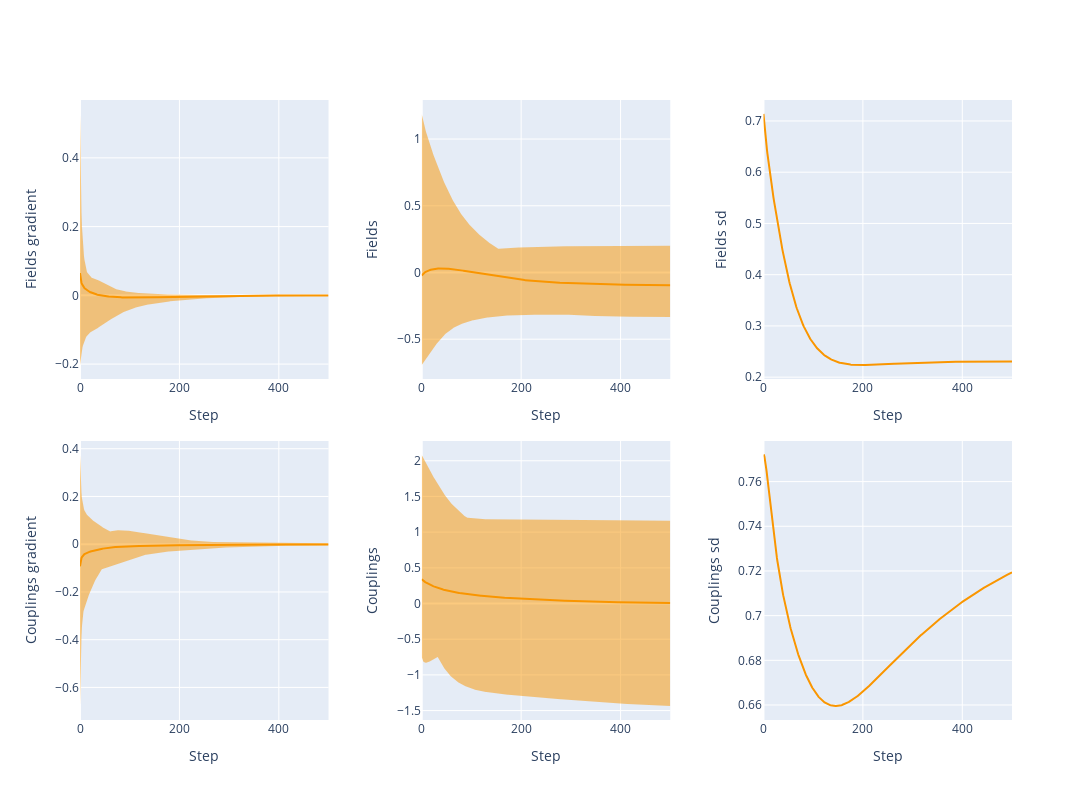

Source (notebook cell):
### Code cell
layout_spec = {
    (1, 1): {'data': pl_fitter.fields_grads, 'label': 'Fields gradient'},
    (2, 1): {'data': pl_fitter.couplings_grads, 'label': 'Couplings gradient'},
    (1, 2): {'data': pl_fitter.fields_history, 'label': 'Fields'},
    (2, 2): {'data': pl_fitter.couplings_history, 'label': 'Couplings'},
    (1, 3): {'data': pl_fitter.sd_fields, 'label': 'Fields SD'},
    (2, 3): {'data': pl_fitter.sd_couplings, 'label': 'Couplings SD'},

    #(3, 2) : {'data': pl_fitter.llhs, 'label': 'LLHs'}
}

plot_generalized(layout_spec)

### Figure 1 — Plotly figure (JSON) as saved in the notebook; plotly's stock layout.template omitted (floating-point values rounded to 4 significant figures; data arrays with more than 128 entries replaced by an {"elided": "..."} marker saying what was removed)
{"data": [{"line": {"color": "rgba(250, 150, 0, 1)"}, "mode": "lines", "name": "Av. Fields gradient", "type": "scatter", "x": {"elided": "501 int values"}, "xaxis": "x", "y": {"elided": "501 float values"}, "yaxis": "y"}, {"hoverinfo": "skip", "line": {"width": 0}, "mode": "lines", "type": "scatter", "x": {"elided": "501 int values"}, "xaxis": "x", "y": {"elided": "501 float values"}, "yaxis": "y"}, {"fill": "tonexty", "fillcolor": "rgba(250, 150, 0, 0.5)", "hoverinfo": "skip", "line": {"width": 0}, "mode": "lines", "type": "scatter", "x": {"elided": "501 int values"}, "xaxis": "x", "y": {"elided": "501 float values"}, "yaxis": "y"}, {"line": {"color": "rgba(250, 150, 0, 1)"}, "mode": "lines", "name": "Av. Couplings gradient", "type": "scatter", "x": {"elided": "501 int values"}, "xaxis": "x4", "y": {"elided": "501 float values"}, "yaxis": "y4"}, {"hoverinfo": "skip", "line": {"width": 0}, "mode": "lines", "type": "scatter", "x": {"elided": "501 int values"}, "xaxis": "x4", "y": {"elided": "501 float values"}, "yaxis": "y4"}, {"fill": "tonexty", "fillcolor": "rgba(250, 150, 0, 0.5)", "hoverinfo": "skip", "line": {"width": 0}, "mode": "lines", "type": "scatter", "x": {"elided": "501 int values"}, "xaxis": "x4", "y": {"elided": "501 float values"}, "yaxis": "y4"}, {"line": {"color": "rgba(250, 150, 0, 1)"}, "mode": "lines", "name": "Av. Fields", "type": "scatter", "x": {"elided": "501 int values"}, "xaxis": "x2", "y": {"elided": "501 float values"}, "yaxis": "y2"}, {"hoverinfo": "skip", "line": {"width": 0}, "mode": "lines", "type": "scatter", "x": {"elided": "501 int values"}, "xaxis": "x2", "y": {"elided": "501 float values"}, "yaxis": "y2"}, {"fill": "tonexty", "fillcolor": "rgba(250, 150, 0, 0.5)", "hoverinfo": "skip", "line": {"width": 0}, "mode": "lines", "type": "scatter", "x": {"elided": "501 int values"}, "xaxis": "x2", "y": {"elided": "501 float values"}, "yaxis": "y2"}, {"line": {"color": "rgba(250, 150, 0, 1)"}, "mode": "lines", "name": "Av. Couplings", "type": "scatter", "x": {"elided": "501 int values"}, "xaxis": "x5", "y": {"elided": "501 float values"}, "yaxis": "y5"}, {"hoverinfo": "skip", "line": {"width": 0}, "mode": "lines", "type": "scatter", "x": {"elided": "501 int values"}, "xaxis": "x5", "y": {"elided": "501 float values"}, "yaxis": "y5"}, {"fill": "tonexty", "fillcolor": "rgba(250, 150, 0, 0.5)", "hoverinfo": "skip", "line": {"width": 0}, "mode": "lines", "type": "scatter", "x": {"elided": "501 int values"}, "xaxis": "x5", "y": {"elided": "501 float values"}, "yaxis": "y5"}, {"line": {"color": "rgba(250, 150, 0, 1)"}, "mode": "lines", "name": "Fields SD", "type": "scatter", "x": {"elided": "501 int values"}, "xaxis": "x3", "y": {"elided": "501 float values"}, "yaxis": "y3"}, {"line": {"color": "rgba(250, 150, 0, 1)"}, "mode": "lines", "name": "Couplings SD", "type": "scatter", "x": {"elided": "501 int values"}, "xaxis": "x6", "y": {"elided": "501 float values"}, "yaxis": "y6"}], "layout": {"height": 800, "showlegend": false, "width": 1200, "xaxis": {"anchor": "y", "domain": [0, 0.2667], "title": {"text": "Step"}}, "xaxis2": {"anchor": "y2", "domain": [0.3667, 0.6333], "title": {"text": "Step"}}, "xaxis3": {"anchor": "y3", "domain": [0.7333, 1], "title": {"text": "Step"}}, "xaxis4": {"anchor": "y4", "domain": [0, 0.2667], "title": {"text": "Step"}}, "xaxis5": {"anchor": "y5", "domain": [0.3667, 0.6333], "title": {"text": "Step"}}, "xaxis6": {"anchor": "y6", "domain": [0.7333, 1], "title": {"text": "Step"}}, "yaxis": {"anchor": "x", "domain": [0.55, 1], "title": {"text": "Fields gradient"}}, "yaxis2": {"anchor": "x2", "domain": [0.55, 1], "title": {"text": "Fields"}}, "yaxis3": {"anchor": "x3", "domain": [0.55, 1], "title": {"text": "Fields sd"}}, "yaxis4": {"anchor": "x4", "domain": [0, 0.45], "title": {"text": "Couplings gradient"}}, "yaxis5": {"anchor": "x5", "domain": [0, 0.45], "title": {"text": "Couplings"}}, "yaxis6": {"anchor": "x6", "domain": [0, 0.45], "title": {"text": "Couplings sd"}}}}
